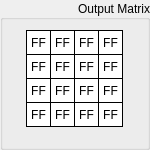
   <widget class="QGroupBox" name="groupOutput">
    <property name="geometry">
     <rect>
      <x>455</x>
      <y>20</y>
      <width>150</width>
      <height>150</height>
     </rect>
    </property>
    <property name="sizePolicy">
     <sizepolicy hsizetype="Fixed" vsizetype="Fixed">
      <horstretch>0</horstretch>
      <verstretch>0</verstretch>
     </sizepolicy>
    </property>
    <property name="title">
     <string>Output Matrix</string>
    </property>
    <property name="alignment">
     <set>Qt::AlignRight|Qt::AlignTrailing|Qt::AlignVCenter</set>
    </property>
    <property name="flat">
     <bool>false</bool>
    </property>
    <property name="checkable">
     <bool>false</bool>
    </property>
    <widget class="QLabel" name="outputByte15">
     <property name="geometry">
      <rect>
       <x>98</x>
       <y>102</y>
       <width>25</width>
       <height>25</height>
      </rect>
     </property>
     <property name="sizePolicy">
      <sizepolicy hsizetype="Fixed" vsizetype="Fixed">
       <horstretch>0</horstretch>
       <verstretch>0</verstretch>
      </sizepolicy>
     </property>
     <property name="font">
      <font>
       <kerning>true</kerning>
      </font>
     </property>
     <property name="layoutDirection">
      <enum>Qt::LeftToRight</enum>
     </property>
     <property name="styleSheet">
      <string notr="true">QLabel {
	 border-width: 1px;
     border-style: solid;
     border-color: black; 
     background-color: white;
}</string>
     </property>
     <property name="text">
      <string>FF</string>
     </property>
     <property name="alignment">
      <set>Qt::AlignCenter</set>
     </property>
    </widget>
    <widget class="QLabel" name="outputByte04">
     <property name="geometry">
      <rect>
       <x>50</x>
       <y>30</y>
       <width>25</width>
       <height>25</height>
      </rect>
     </property>
     <property name="sizePolicy">
      <sizepolicy hsizetype="Fixed" vsizetype="Fixed">
       <horstretch>0</horstretch>
       <verstretch>0</verstretch>
      </sizepolicy>
     </property>
     <property name="font">
      <font>
       <kerning>true</kerning>
      </font>
     </property>
     <property name="layoutDirection">
      <enum>Qt::LeftToRight</enum>
     </property>
     <property name="styleSheet">
      <string notr="true">QLabel {
	 border-width: 1px;
     border-style: solid;
     border-color: black; 
     background-color: white;
}</string>
     </property>
     <property name="text">
      <string>FF</string>
     </property>
     <property name="alignment">
      <set>Qt::AlignCenter</set>
     </property>
    </widget>
    <widget class="QLabel" name="outputByte05">
     <property name="geometry">
      <rect>
       <x>50</x>
       <y>54</y>
       <width>25</width>
       <height>25</height>
      </rect>
     </property>
     <property name="sizePolicy">
      <sizepolicy hsizetype="Fixed" vsizetype="Fixed">
       <horstretch>0</horstretch>
       <verstretch>0</verstretch>
      </sizepolicy>
     </property>
     <property name="font">
      <font>
       <kerning>true</kerning>
      </font>
     </property>
     <property name="layoutDirection">
      <enum>Qt::LeftToRight</enum>
     </property>
     <property name="styleSheet">
      <string notr="true">QLabel {
	 border-width: 1px;
     border-style: solid;
     border-color: black; 
     background-color: white;
}</string>
     </property>
     <property name="text">
      <string>FF</string>
     </property>
     <property name="alignment">
      <set>Qt::AlignCenter</set>
     </property>
    </widget>
    <widget class="QLabel" name="outputByte10">
     <property name="geometry">
      <rect>
       <x>74</x>
       <y>78</y>
       <width>25</width>
       <height>25</height>
      </rect>
     </property>
     <property name="sizePolicy">
      <sizepolicy hsizetype="Fixed" vsizetype="Fixed">
       <horstretch>0</horstretch>
       <verstretch>0</verstretch>
      </sizepolicy>
     </property>
     <property name="font">
      <font>
       <kerning>true</kerning>
      </font>
     </property>
     <property name="layoutDirection">
      <enum>Qt::LeftToRight</enum>
     </property>
     <property name="styleSheet">
      <string notr="true">QLabel {
	 border-width: 1px;
     border-style: solid;
     border-color: black; 
     background-color: white;
}</string>
     </property>
     <property name="text">
      <string>FF</string>
     </property>
     <property name="alignment">
      <set>Qt::AlignCenter</set>
     </property>
    </widget>
    <widget class="QLabel" name="outputByte12">
     <property name="geometry">
      <rect>
       <x>98</x>
       <y>30</y>
       <width>25</width>
       <height>25</height>
      </rect>
     </property>
     <property name="sizePolicy">
      <sizepolicy hsizetype="Fixed" vsizetype="Fixed">
       <horstretch>0</horstretch>
       <verstretch>0</verstretch>
      </sizepolicy>
     </property>
     <property name="font">
      <font>
       <kerning>true</kerning>
      </font>
     </property>
     <property name="layoutDirection">
      <enum>Qt::LeftToRight</enum>
     </property>
     <property name="styleSheet">
      <string notr="true">QLabel {
	 border-width: 1px;
     border-style: solid;
     border-color: black; 
     background-color: white;
}</string>
     </property>
     <property name="text">
      <string>FF</string>
     </property>
     <property name="alignment">
      <set>Qt::AlignCenter</set>
     </property>
    </widget>
    <widget class="QLabel" name="outputByte06">
     <property name="geometry">
      <rect>
       <x>50</x>
       <y>78</y>
       <width>25</width>
       <height>25</height>
      </rect>
     </property>
     <property name="sizePolicy">
      <sizepolicy hsizetype="Fixed" vsizetype="Fixed">
       <horstretch>0</horstretch>
       <verstretch>0</verstretch>
      </sizepolicy>
     </property>
     <property name="font">
      <font>
       <kerning>true</kerning>
      </font>
     </property>
     <property name="layoutDirection">
      <enum>Qt::LeftToRight</enum>
     </property>
     <property name="styleSheet">
      <string notr="true">QLabel {
	 border-width: 1px;
     border-style: solid;
     border-color: black; 
     background-color: white;
}</string>
     </property>
     <property name="text">
      <string>FF</string>
     </property>
     <property name="alignment">
      <set>Qt::AlignCenter</set>
     </property>
    </widget>
    <widget class="QLabel" name="outputByte11">
     <property name="geometry">
      <rect>
       <x>74</x>
       <y>102</y>
       <width>25</width>
       <height>25</height>
      </rect>
     </property>
     <property name="sizePolicy">
      <sizepolicy hsizetype="Fixed" vsizetype="Fixed">
       <horstretch>0</horstretch>
       <verstretch>0</verstretch>
      </sizepolicy>
     </property>
     <property name="font">
      <font>
       <kerning>true</kerning>
      </font>
     </property>
     <property name="layoutDirection">
      <enum>Qt::LeftToRight</enum>
     </property>
     <property name="styleSheet">
      <string notr="true">QLabel {
	 border-width: 1px;
     border-style: solid;
     border-color: black; 
     background-color: white;
}</string>
     </property>
     <property name="text">
      <string>FF</string>
     </property>
     <property name="alignment">
      <set>Qt::AlignCenter</set>
     </property>
    </widget>
    <widget class="QLabel" name="outputByte13">
     <property name="geometry">
      <rect>
       <x>98</x>
       <y>54</y>
       <width>25</width>
       <height>25</height>
      </rect>
     </property>
     <property name="sizePolicy">
      <sizepolicy hsizetype="Fixed" vsizetype="Fixed">
       <horstretch>0</horstretch>
       <verstretch>0</verstretch>
      </sizepolicy>
     </property>
     <property name="font">
      <font>
       <kerning>true</kerning>
      </font>
     </property>
     <property name="layoutDirection">
      <enum>Qt::LeftToRight</enum>
     </property>
     <property name="styleSheet">
      <string notr="true">QLabel {
	 border-width: 1px;
     border-style: solid;
     border-color: black; 
     background-color: white;
}</string>
     </property>
     <property name="text">
      <string>FF</string>
     </property>
     <property name="alignment">
      <set>Qt::AlignCenter</set>
     </property>
    </widget>
    <widget class="QLabel" name="outputByte14">
     <property name="geometry">
      <rect>
       <x>98</x>
       <y>78</y>
       <width>25</width>
       <height>25</height>
      </rect>
     </property>
     <property name="sizePolicy">
      <sizepolicy hsizetype="Fixed" vsizetype="Fixed">
       <horstretch>0</horstretch>
       <verstretch>0</verstretch>
      </sizepolicy>
     </property>
     <property name="font">
      <font>
       <kerning>true</kerning>
      </font>
     </property>
     <property name="layoutDirection">
      <enum>Qt::LeftToRight</enum>
     </property>
     <property name="styleSheet">
      <string notr="true">QLabel {
	 border-width: 1px;
     border-style: solid;
     border-color: black; 
     background-color: white;
}</string>
     </property>
     <property name="text">
      <string>FF</string>
     </property>
     <property name="alignment">
      <set>Qt::AlignCenter</set>
     </property>
    </widget>
    <widget class="QLabel" name="outputByte00">
     <property name="geometry">
      <rect>
       <x>26</x>
       <y>30</y>
       <width>25</width>
       <height>25</height>
      </rect>
     </property>
     <property name="sizePolicy">
      <sizepolicy hsizetype="Fixed" vsizetype="Fixed">
       <horstretch>0</horstretch>
       <verstretch>0</verstretch>
      </sizepolicy>
     </property>
     <property name="font">
      <font>
       <kerning>true</kerning>
      </font>
     </property>
     <property name="layoutDirection">
      <enum>Qt::LeftToRight</enum>
     </property>
     <property name="styleSheet">
      <string notr="true">QLabel {
	 border-width: 1px;
     border-style: solid;
     border-color: black; 
     background-color: white;
}</string>
     </property>
     <property name="text">
      <string>FF</string>
     </property>
     <property name="alignment">
      <set>Qt::AlignCenter</set>
     </property>
    </widget>
    <widget class="QLabel" name="outputByte01">
     <property name="geometry">
      <rect>
       <x>26</x>
       <y>54</y>
       <width>25</width>
       <height>25</height>
      </rect>
     </property>
     <property name="sizePolicy">
      <sizepolicy hsizetype="Fixed" vsizetype="Fixed">
       <horstretch>0</horstretch>
       <verstretch>0</verstretch>
      </sizepolicy>
     </property>
     <property name="font">
      <font>
       <kerning>true</kerning>
      </font>
     </property>
     <property name="layoutDirection">
      <enum>Qt::LeftToRight</enum>
     </property>
     <property name="styleSheet">
      <string notr="true">QLabel {
	 border-width: 1px;
     border-style: solid;
     border-color: black; 
     background-color: white;
}</string>
     </property>
     <property name="text">
      <string>FF</string>
     </property>
     <property name="alignment">
      <set>Qt::AlignCenter</set>
     </property>
    </widget>
    <widget class="QLabel" name="outputByte02">
     <property name="geometry">
      <rect>
       <x>26</x>
       <y>78</y>
       <width>25</width>
       <height>25</height>
      </rect>
     </property>
     <property name="sizePolicy">
      <sizepolicy hsizetype="Fixed" vsizetype="Fixed">
       <horstretch>0</horstretch>
       <verstretch>0</verstretch>
      </sizepolicy>
     </property>
     <property name="font">
      <font>
       <kerning>true</kerning>
      </font>
     </property>
     <property name="layoutDirection">
      <enum>Qt::LeftToRight</enum>
     </property>
     <property name="styleSheet">
      <string notr="true">QLabel {
	 border-width: 1px;
     border-style: solid;
     border-color: black; 
     background-color: white;
}</string>
     </property>
     <property name="text">
      <string>FF</string>
     </property>
     <property name="alignment">
      <set>Qt::AlignCenter</set>
     </property>
    </widget>
    <widget class="QLabel" name="outputByte09">
     <property name="geometry">
      <rect>
       <x>74</x>
       <y>54</y>
       <width>25</width>
       <height>25</height>
      </rect>
     </property>
     <property name="sizePolicy">
      <sizepolicy hsizetype="Fixed" vsizetype="Fixed">
       <horstretch>0</horstretch>
       <verstretch>0</verstretch>
      </sizepolicy>
     </property>
     <property name="font">
      <font>
       <kerning>true</kerning>
      </font>
     </property>
     <property name="layoutDirection">
      <enum>Qt::LeftToRight</enum>
     </property>
     <property name="styleSheet">
      <string notr="true">QLabel {
	 border-width: 1px;
     border-style: solid;
     border-color: black; 
     background-color: white;
}</string>
     </property>
     <property name="text">
      <string>FF</string>
     </property>
     <property name="alignment">
      <set>Qt::AlignCenter</set>
     </property>
    </widget>
    <widget class="QLabel" name="outputByte08">
     <property name="geometry">
      <rect>
       <x>74</x>
       <y>30</y>
       <width>25</width>
       <height>25</height>
      </rect>
     </property>
     <property name="sizePolicy">
      <sizepolicy hsizetype="Fixed" vsizetype="Fixed">
       <horstretch>0</horstretch>
       <verstretch>0</verstretch>
      </sizepolicy>
     </property>
     <property name="font">
      <font>
       <kerning>true</kerning>
      </font>
     </property>
     <property name="layoutDirection">
      <enum>Qt::LeftToRight</enum>
     </property>
     <property name="styleSheet">
      <string notr="true">QLabel {
	 border-width: 1px;
     border-style: solid;
     border-color: black; 
     background-color: white;
}</string>
     </property>
     <property name="text">
      <string>FF</string>
     </property>
     <property name="alignment">
      <set>Qt::AlignCenter</set>
     </property>
    </widget>
    <widget class="QLabel" name="outputByte03">
     <property name="geometry">
      <rect>
       <x>26</x>
       <y>102</y>
       <width>25</width>
       <height>25</height>
      </rect>
     </property>
     <property name="sizePolicy">
      <sizepolicy hsizetype="Fixed" vsizetype="Fixed">
       <horstretch>0</horstretch>
       <verstretch>0</verstretch>
      </sizepolicy>
     </property>
     <property name="font">
      <font>
       <kerning>true</kerning>
      </font>
     </property>
     <property name="layoutDirection">
      <enum>Qt::LeftToRight</enum>
     </property>
     <property name="styleSheet">
      <string notr="true">QLabel {
	 border-width: 1px;
     border-style: solid;
     border-color: black; 
     background-color: white;
}</string>
     </property>
     <property name="text">
      <string>FF</string>
     </property>
     <property name="alignment">
      <set>Qt::AlignCenter</set>
     </property>
    </widget>
    <widget class="QLabel" name="outputByte07">
     <property name="geometry">
      <rect>
       <x>50</x>
       <y>102</y>
       <width>25</width>
       <height>25</height>
      </rect>
     </property>
     <property name="sizePolicy">
      <sizepolicy hsizetype="Fixed" vsizetype="Fixed">
       <horstretch>0</horstretch>
       <verstretch>0</verstretch>
      </sizepolicy>
     </property>
     <property name="font">
      <font>
       <kerning>true</kerning>
      </font>
     </property>
     <property name="layoutDirection">
      <enum>Qt::LeftToRight</enum>
     </property>
     <property name="styleSheet">
      <string notr="true">QLabel {
	 border-width: 1px;
     border-style: solid;
     border-color: black; 
     background-color: white;
}</string>
     </property>
     <property name="text">
      <string>FF</string>
     </property>
     <property name="alignment">
      <set>Qt::AlignCenter</set>
     </property>
    </widget>
   </widget>
